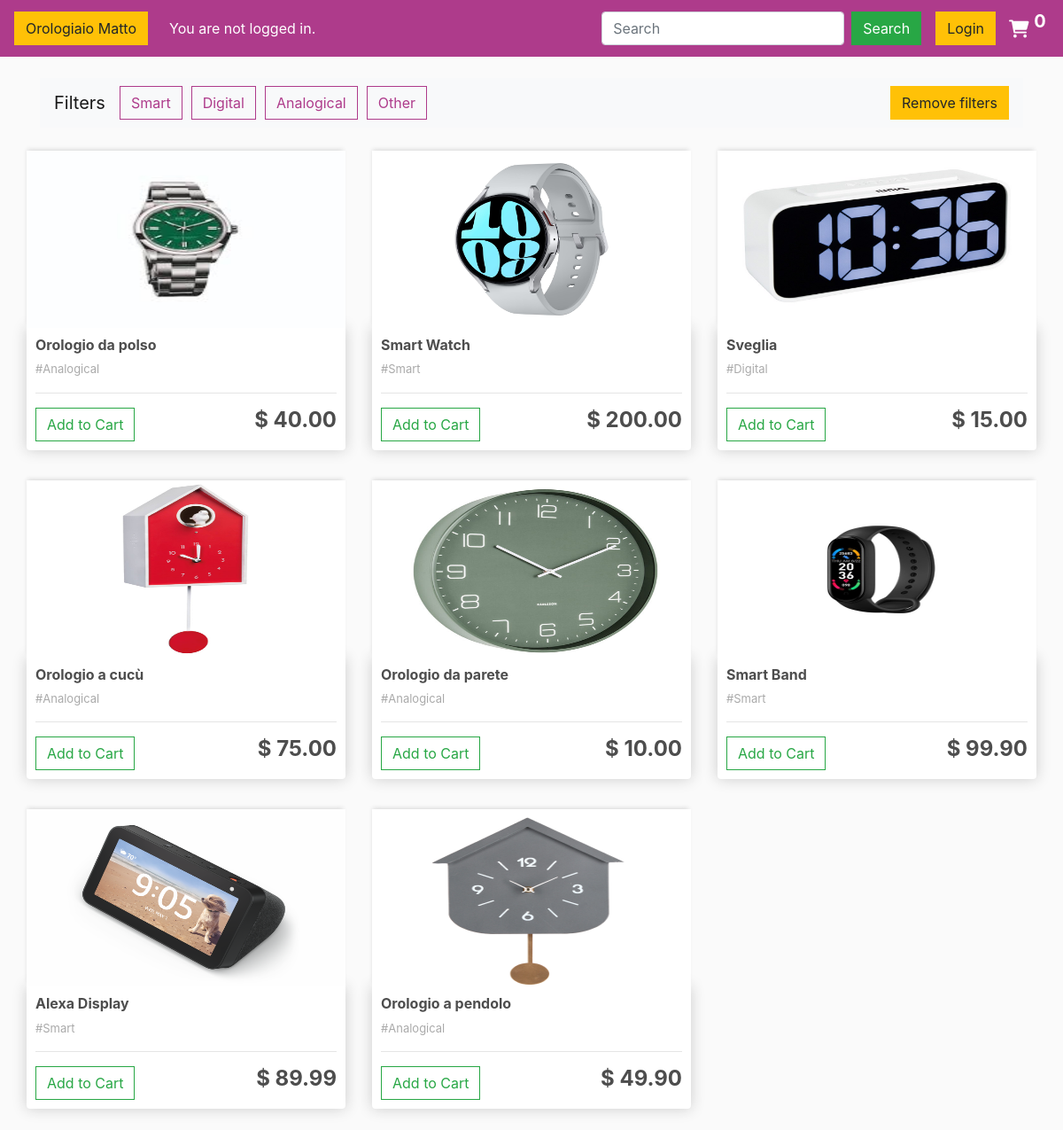
Before: / with the older database file.
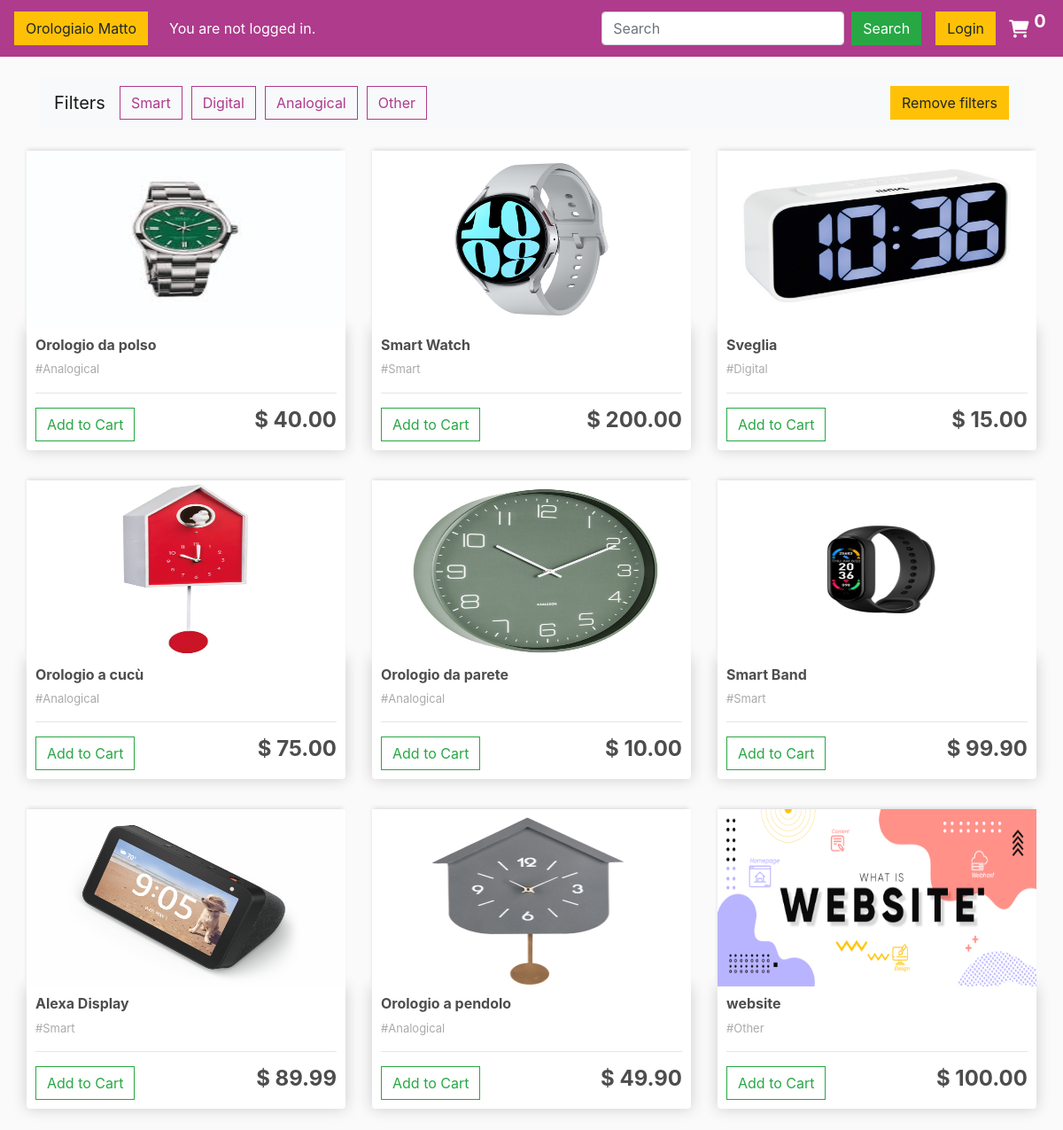
After: the same page with the newer database file.
### ppm_products/models.py (models this page shows, shortened)
class Product(models.Model):
    name = models.CharField(max_length=100, null=True)
    price = models.DecimalField(max_digits=7, decimal_places=2)
    digital = models.BooleanField(default=False, null=True, blank=True)
    category = models.CharField(max_length=100, null=True)
    image = models.ImageField(null=True, blank=True)
    @property
    def imageUrl(self):
        try:
            url = self.image.url
        except:
            url = ''
        return url

### ppm_products/views.py (the view)
# urls.py: path('', views.store, name='store'),
def store(request):
    data = cartData(request)
    cartItems = data['cartItems']
    products = Product.objects.all()
    context = {'products': products, 'cartItems': cartItems}
    return render(request, 'store/store.html', context)

### ppm_products/utils.py (called while the page is built, shortened)
def cookieCart(request):
    try:
        cart = json.loads(request.COOKIES['cart'])
    except:
        cart = {}
    print('Cart:', cart)
    items = []
    order = {'get_cart_total': 0, 'get_cart_items': 0, 'shipping': False}
    cartItems = order['get_cart_items']
    return {"cartItems": cartItems, "order": order, "items": items}

def cartData(request):
    if request.user.is_authenticated:
        customer = request.user.customer
        order, created = Order.objects.get_or_create(customer=customer, complete=False)
        items = order.orderitem_set.all()
        cartItems = order.get_cart_items
    else:
        cookieData = cookieCart(request)
        cartItems = cookieData['cartItems']
        order = cookieData['order']
        items = cookieData['items']
    return {"cartItems": cartItems, "order": order, "items": items}

### ppm_products/templates/store/store.html (shortened to what this page needs)
{% extends 'store/main.html' %}
{% load static %}
{% block content %}
    <div class="row">
    <div class="container-fluid">
        <nav class="navbar navbar-expand-lg navbar-light bg-light">
            <a class="navbar-brand">Filters</a>
            <div class="collapse navbar-collapse" id="navbarSupportedContent">
                <ul class="navbar-nav mr-auto">
                    <li class="nav-item active">
                        <button data-filter="Smart" class="btn my-btn">Smart</button>
                    </li>
                    <li class="nav-item active">
                        <button data-filter="Digital" class="btn my-btn">Digital</button>
                    </li>
                    <li class="nav-item active">
                        <button data-filter="Analogical" class="btn my-btn">Analogical</button>
                    </li>
                     <li class="nav-item active">
                        <button data-filter="Other" class="btn my-btn">Other</button>
                    </li>
                </ul>
                <div class="form-inline my-2 my-lg-0">
                    <button data-filter="all" class="btn btn-warning">Remove filters</button>
                </div>
            </div>
        </nav>
    </div>
        <div class="row mt-3">
            {% for product in products %}
                <div class="col-lg-4 col-md-6 mb-4" data-category={{ product.category }}>
                    <img class="thumbnail img-fluid" src="{{ product.imageUrl }}"/>
                    <div class="box-element product">
                        <h6><strong> {{ product.name }}</strong></h6>
                        <p class="cat-display"> #{{ product.category }}</p>
                        <hr>
                        <button data-product={{ product.id }} data-action="add" class="btn btn-outline-success add-btn update-cart">Add to Cart</button>
                        <h4 style="display: inline-block; float: right"><strong>$ {{ product.price|floatformat:2 }}</strong></h4>
                    </div>
                </div>
            {% endfor %}
        </div>
    </div>
{% endblock content %}

### ppm_products/templates/store/main.html (shortened to what this page needs)
<!DOCTYPE html>
{% load static %}
<html>
<head>
    <link rel="stylesheet" href="https://stackpath.bootstrapcdn.com/bootstrap/4.4.1/css/bootstrap.min.css">
    <link rel="stylesheet" type="text/css" href="{% static 'css/main.css' %}">
    <link rel="stylesheet" href="https://cdnjs.cloudflare.com/ajax/libs/font-awesome/6.0.0-beta3/css/all.min.css">
</head>
<body>
<nav class="navbar navbar-expand-lg navbar-dark bg-dark">
    <a class="navbar-brand" href="{% url 'store' %}">
        <button class="btn btn-warning"> Orologiaio Matto </button>
    </a>
    <div class="collapse navbar-collapse" id="navbarSupportedContent">
        <ul class="navbar-nav mr-auto">
            <li class="nav-item active">
                {% if user.is_authenticated %}
                    <a class="nav-link">Welcome, {{ user }}!</a>
                {% else %}
                    <a class="nav-link">You are not logged in.</a>
                {% endif %}
            </li>
        </ul>
        <form class="form-inline my-2 my-lg-0" method="GET" action="{% url 'product_search' %}">
            <input class="form-control mr-sm-2" type="search" placeholder="Search" aria-label="Search" name="q">
            <button class="btn btn-success my-2 my-sm-0" type="submit">Search</button>
        </form>
        <div class="form-inline my-2 my-lg-0">
            <a href="{% url 'login' %}" class="btn btn-warning ml-3" id="login">Login</a>
            <a href="{% url 'cart' %}">
                <i class="fa-solid fa-cart-shopping fa-lg"></i>
            </a>
            <p id="cart-total">{{ cartItems }}</p>
        </div>
    </div>
</nav>
<div class="container">
    <br>
    {% block content %}
    {% endblock content %}
</div>
</body>
</html>

### static/css/main.css (style rules this page uses)
body { background-color: hsl(0, 0%, 98%); }
h1,h2,h3,h4,h5,h6 { color:hsl(0, 0%, 30%); }
.box-element { box-shadow:hsl(0, 0%, 80%) 0 0 16px; background-color: #fff; border-radius: 4px; padding: 10px; min-width: 300px; }
.thumbnail { width: 100%; min-width: 300px; height: 200px; -webkit-box-shadow: -1px -3px 5px -2px rgba(214,214,214,1); -moz-box-shadow: -1px -3px 5px -2px rgba(214,214,214,1); box-shadow: -1px -3px 5px -2px rgba(214,214,214,1); }
.product { border-radius: 0 0 4px 4px; }
.bg-dark { background-color: #ae3b8b!important; }
.fa-cart-shopping { color: white; width:25px; display: inline-block; margin-left: 15px; }
#cart-total { display: block; text-align: center; color:#fff; width: 20px; height: auto; border-radius: 50%; font-size: 20px; font-weight: bolder; }
.col-lg-4, .col-lg-6, .col-lg-8, .col-lg-12 { margin-top: 10px; }
.btn { border-radius: 0; }
.my-btn { color: #ae3b8b; border-color: #ae3b8b; margin-right: 10px; }
.nav-item { justify-content: space-between; }
img { display: flex; }
p.cat-display { font-size: small; color: #aaa; }

Changed rows visible on the page:
added Product: imageUrl (picture), name "website", category "Other", price "100.00"
